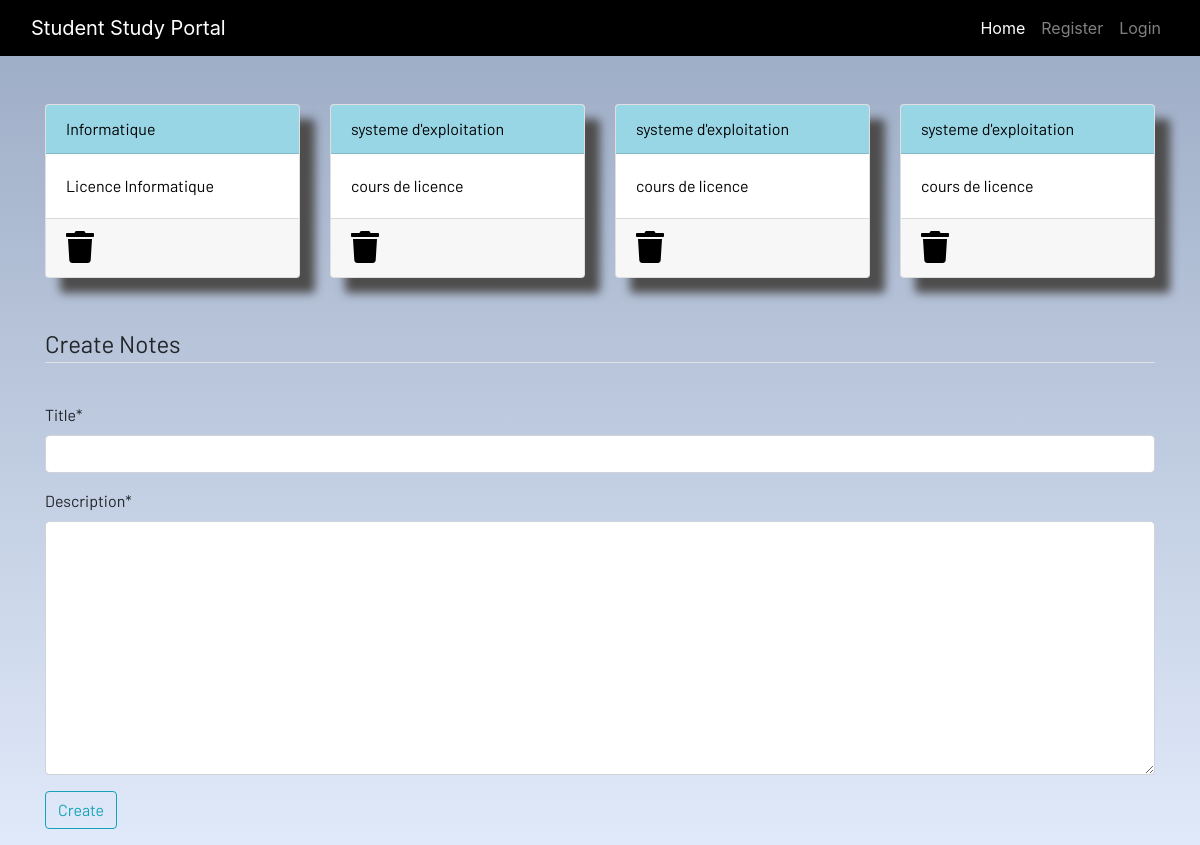
Screenshot of /notes/ (signed in) with the database file from the repository.
### dashboard/models.py (models this page shows, shortened)
class Notes(models.Model):
    user=models.ForeignKey(User, on_delete=models.CASCADE)
    title=models.CharField(max_length=200)
    description=models.TextField()
    class Meta:
        verbose_name="notes"
        verbose_name_plural="notes"

### dashboard/views.py (the view)
# urls.py: path('notes/', views.notes, name="notes"),
@login_required
def notes(request):
    if request.method=="POST":
        form=NoteForm(request.POST)
        if form.is_valid():
            notes=Notes(user=request.user, title=request.POST['title'], description=request.POST['description'])
            notes.save()
        messages.success(request,f"NOTES ADDED FROM {request.user.username} SUCCESSFULLY !")
    else:
        form=NoteForm()
    notes = Notes.objects.filter(user=request.user)
    context={'notes': notes, 'form': form}
    return render(request, 'dashboard/notes.html', context)

### dashboard/forms.py
class NoteForm(forms.ModelForm):
    class Meta:
        model = Notes
        fields = ['title', 'description']

### dashboard/templates/dashboard/notes.html (shortened to what this page needs)
{% extends 'dashboard/base.html' %}
{% load static %}
{% load crispy_forms_tags %}
{% block content %}
<div class="container">
    <div class="row">
        {% for note in notes %}
        <div class="col-md-3">
            <a href="{% url 'notes-detail' note.id %}">
                <div class="card">
                    <div class="card-header">{{note.title}}</div>
                    <div class="card-body">{{note.description |slice:"0:100"}}</div>
                    <div class="card-footer mt-auto "><a href="{% url 'delete-notes' note.id %}">
                        <i class="fa fa-trash fa-2x"></i></a>
                    </div>
                </div>
            </a>
        </div>
        {% endfor %}
        <br><br>
    </div>
</div>
<br><br>
<div class="container">
    <form method="POST">
        <fieldset class="form-group">
            <legend class="border-bottom mb-4">Create Notes</legend>
        </fieldset>
        {{form|crispy}}
        <div class="form-group">
            <button href="" class="btn btn-outline-info" type="submit">
                Create
            </button>
        </div>
    </form>
</div>
{% endblock content %}

### dashboard/templates/dashboard/base.html (shortened to what this page needs)
<!DOCTYPE html>
{% load static %}
<html lang="en">
<head>
  <link rel="stylesheet" href="https://stackpath.bootstrapcdn.com/bootstrap/4.3.1/css/bootstrap.min.css"
 />
  <link rel="stylesheet" href="https://use.fontawesome.com/releases/v5.7.2/css/all.css"
 />
  <link rel="stylesheet" href="{% static 'css/main.css' %}" />
</head>
<body>
  <header>
    <nav class="navbar navbar-expand-lg navbar-dark bg-dark">
      <div class="container-fluid">
        <a class="navbar-brand" href="{% url 'home'%}">Student Study Portal</a>
        <div class="collapse navbar-collapse justify-content-end" id="navbarSupportedContent">
          <ul class="navbar-nav mb-2 mb-lg-0">
            <li class="nav-item">
              <a class="nav-link active" aria-current="page" href="{% url 'home'%}">Home</a>
            </li>
            {% if user.authenticate%}
            <li class="nav-item">
              <a class="nav-link" href="{% url 'profile' %}">Profile</a>
            </li>
            <li class="nav-item dropdown">
              <a class="nav-link dropdown-toggle" href="#" id="navbarDropdown" role="button" data-toggle="dropdown"
                aria-haspopup="true" aria-expanded="false">
                Options
              </a>
              <div class="dropdown-menu" aria-labelledby="navbarDropdown">
                <a class="dropdown-item" href="{% url 'books' %}">Books</a>
                <a class="dropdown-item" href="#">Wikipedia</a>
                <div class="dropdown-divider"></div>
                <a class="dropdown-item" href="{% url 'dictionary'%}">Dictionary</a>
                <a class="dropdown-item" href="{% url 'youtube'%}">Youtube</a>
                <div class="dropdown-divider"></div>
                <a class="dropdown-item" href="{% url 'todo'%}">To-do</a>
                <a class="dropdown-item" href="{% url 'homework'%}">Homework</a>
                <div class="dropdown-divider"></div>
                <a class="dropdown-item" href="{% url 'note'%}">Notes</a>
                <a class="dropdown-item" href="{% url 'conversion'%}">Conversion</a>
                <div class="dropdown-divider"></div>
              </div>
            </li>
            <li class="nav-item">
              <a class="nav-link" href="{% url 'logout'%}">Logout</a>
            </li>
            {% else %}
            <li class="nav-item">
              <a class="nav-link" href="{% url 'register'%}">Register</a>
            </li>
            <li class="nav-item">
              <a class="nav-link" href="{% url 'login'%}">Login</a>
            </li>
            {% endif %}
          </ul>
        </div>
      </div>
    </nav>
  </header>
  <br /><br />
  <main>
    {% block content %}
    {% endblock content %}
  </main>
</body>
</html>

### dashboard/static/css/main.css (style rules this page uses)
html { scroll-behavior: smooth; height: 100%; width: 100%; }
main { font-family: Barlow, Quicksand, Rubik, sans-serif, serif, 'Times New Roman', Times, serif !important; }
.navbar { background-color: rgb(0, 0, 0) !important; }
.card { box-shadow: 15px 15px 10px rgb(78, 77, 77); }
a { text-decoration: none !important; color: black; }
.card-header { color: black !important; background: rgb(152, 214, 230) !important; transition: 0.3s ease-in; }
html, body { max-width: 100%; overflow-x: hidden; height: 100%; width: 100%; }
body { background: linear-gradient(rgba(0, 0, 0, 0.2), rgba(255, 255, 255, 0.5)); overflow-x: hidden; background-repeat: no-repeat; background-color: rgba(50, 115, 220, 0.3); }
.card-header { background-color: rgb(133, 204, 231); }
.col-md-3 .card { width: 100%; height: 100%; }
.fa { color: black; }

### rows the page displays
Notes: title "Informatique", description "Licence Informatique"
Notes: title "systeme d'exploitation", description "cours de licence"
Notes: title "systeme d'exploitation", description "cours de licence"
Notes: title "systeme d'exploitation", description "cours de licence"
